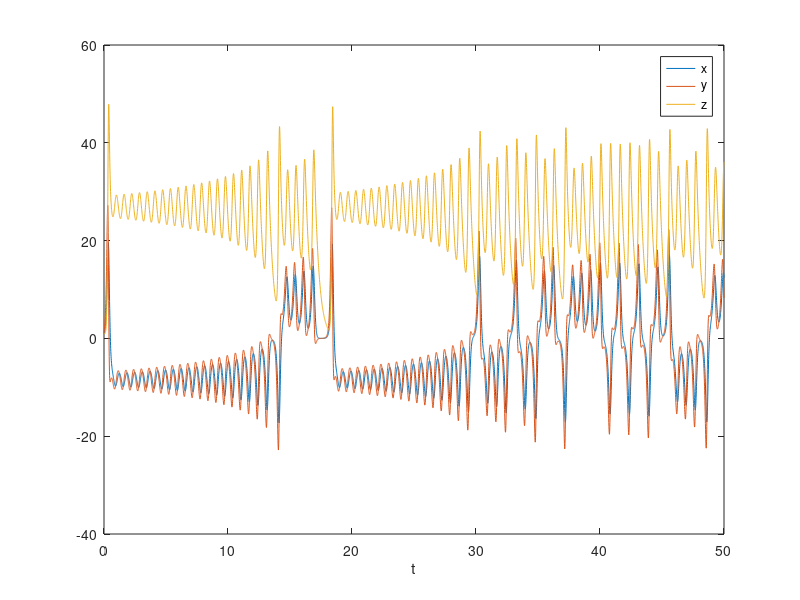
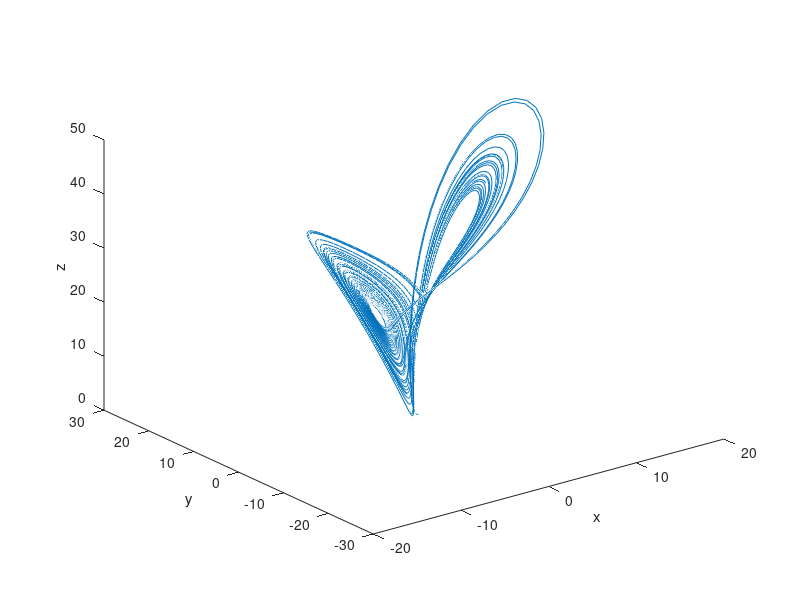
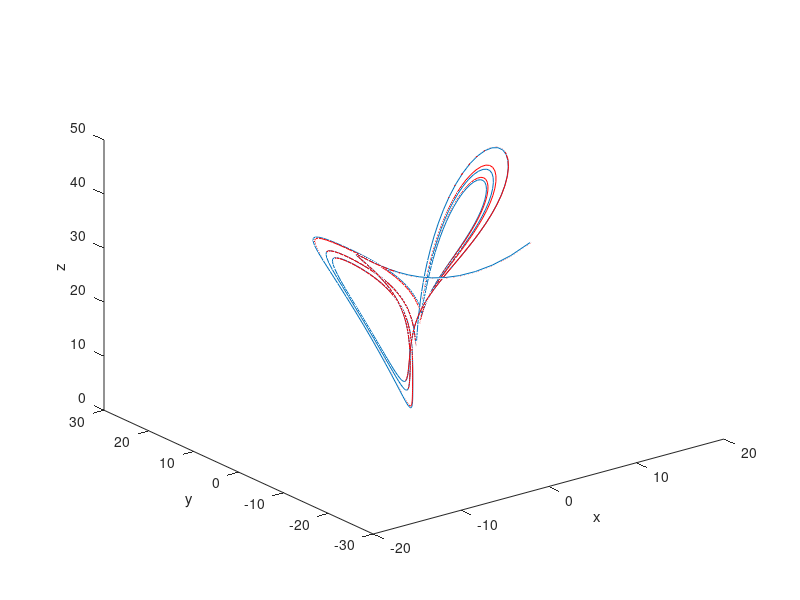

The MATLAB script that drew these images, in order:
% LORENZDEMO  Show solutions of the Lorenz equations, and the butterfly-
% shaped strange attractor.

% the equations
sigma = 10;
beta = 8/3;
rho = 28;
f = @(t,w) [sigma * (w(2)-w(1));
            w(1) * (rho-w(3)) - w(2);
            w(1) * w(2) - beta * w(3)];

% allow the ODE black box to choose the t-values
warning('off','all')  % suppress Octave warning if desired
[tt,WW] = ode45(f,[0,50],[1; 1; 1]);
size(tt)

% force the ODE black box to use 5001 equally-spaced t-values
[tt,WW] = ode45(f,0:.01:50,[1; 1; 1]);

% show a t-versus-solution plot
figure(1)
plot(tt,WW)
legend('x','y','z')
xlabel t

% show a "state-space" plot where we only see x,y,z and no t;
% this is the "strange attractor"; rotate this figure
figure(2)
x = WW(:,1);
y = WW(:,2);
z = WW(:,3);
plot3(x,y,z)
xlabel x, ylabel y, zlabel z

% show solutions from two slightly-different initial conditions
figure(3)
[tt,WW] = ode45(f,0:.01:5,[3; -20; 40]);
plot3(WW(:,1),WW(:,2),WW(:,3));
hold on
[tt,WW] = ode45(f,0:.01:5,[3.1; -20; 40]);
plot3(WW(:,1),WW(:,2),WW(:,3),'r');
xlabel x, ylabel y, zlabel z

